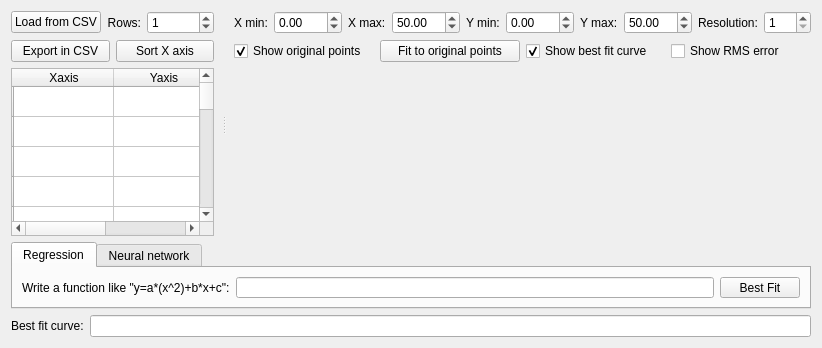
<?xml version="1.0" encoding="UTF-8"?>
<ui version="4.0">
 <class>centralWidget</class>
 <widget class="QWidget" name="centralWidget">
  <property name="geometry">
   <rect>
    <x>0</x>
    <y>0</y>
    <width>746</width>
    <height>348</height>
   </rect>
  </property>
  <layout class="QGridLayout" name="gridLayout">
   <item row="0" column="0">
    <widget class="QSplitter" name="splitter">
     <property name="orientation">
      <enum>Qt::Horizontal</enum>
     </property>
     <property name="handleWidth">
      <number>20</number>
     </property>
     <widget class="QWidget" name="">
      <layout class="QVBoxLayout" name="verticalLayout_2">
       <item>
        <layout class="QHBoxLayout" name="horizontalLayout_7">
         <item>
          <widget class="QPushButton" name="loadcsv">
           <property name="text">
            <string>Load from CSV</string>
           </property>
          </widget>
         </item>
         <item>
          <widget class="QLabel" name="label_10">
           <property name="layoutDirection">
            <enum>Qt::LeftToRight</enum>
           </property>
           <property name="text">
            <string>Rows:</string>
           </property>
           <property name="alignment">
            <set>Qt::AlignRight|Qt::AlignTrailing|Qt::AlignVCenter</set>
           </property>
          </widget>
         </item>
         <item>
          <widget class="QSpinBox" name="totalrows">
           <property name="minimum">
            <number>0</number>
           </property>
           <property name="maximum">
            <number>1000000000</number>
           </property>
           <property name="value">
            <number>1</number>
           </property>
          </widget>
         </item>
        </layout>
       </item>
       <item>
        <layout class="QHBoxLayout" name="horizontalLayout_4">
         <item>
          <widget class="QPushButton" name="exportcsv">
           <property name="text">
            <string>Export in CSV</string>
           </property>
          </widget>
         </item>
         <item>
          <widget class="QPushButton" name="sortxaxis">
           <property name="text">
            <string>Sort X axis</string>
           </property>
          </widget>
         </item>
        </layout>
       </item>
       <item>
        <widget class="QTableWidget" name="tableWidget">
         <row>
          <property name="text">
           <string/>
          </property>
         </row>
         <row>
          <property name="text">
           <string/>
          </property>
         </row>
         <row>
          <property name="text">
           <string/>
          </property>
         </row>
         <row>
          <property name="text">
           <string/>
          </property>
         </row>
         <row>
          <property name="text">
           <string/>
          </property>
         </row>
         <row>
          <property name="text">
           <string/>
          </property>
         </row>
         <row>
          <property name="text">
           <string/>
          </property>
         </row>
         <row>
          <property name="text">
           <string/>
          </property>
         </row>
         <row>
          <property name="text">
           <string/>
          </property>
         </row>
         <row>
          <property name="text">
           <string/>
          </property>
         </row>
         <row>
          <property name="text">
           <string/>
          </property>
         </row>
         <row>
          <property name="text">
           <string/>
          </property>
         </row>
         <row>
          <property name="text">
           <string/>
          </property>
         </row>
         <row>
          <property name="text">
           <string/>
          </property>
         </row>
         <row>
          <property name="text">
           <string/>
          </property>
         </row>
         <row>
          <property name="text">
           <string/>
          </property>
         </row>
         <row>
          <property name="text">
           <string/>
          </property>
         </row>
         <row>
          <property name="text">
           <string/>
          </property>
         </row>
         <row>
          <property name="text">
           <string/>
          </property>
         </row>
         <row>
          <property name="text">
           <string/>
          </property>
         </row>
         <row>
          <property name="text">
           <string/>
          </property>
         </row>
         <row>
          <property name="text">
           <string/>
          </property>
         </row>
         <row>
          <property name="text">
           <string/>
          </property>
         </row>
         <row>
          <property name="text">
           <string/>
          </property>
         </row>
         <row>
          <property name="text">
           <string/>
          </property>
         </row>
         <row>
          <property name="text">
           <string/>
          </property>
         </row>
         <row>
          <property name="text">
           <string/>
          </property>
         </row>
         <column>
          <property name="text">
           <string>Xaxis</string>
          </property>
         </column>
         <column>
          <property name="text">
           <string>Yaxis</string>
          </property>
         </column>
         <item row="0" column="0">
          <property name="text">
           <string/>
          </property>
         </item>
         <item row="0" column="1">
          <property name="text">
           <string/>
          </property>
         </item>
        </widget>
       </item>
      </layout>
     </widget>
     <widget class="QWidget" name="">
      <layout class="QVBoxLayout" name="verticalLayout">
       <item>
        <layout class="QHBoxLayout" name="horizontalLayout_2">
         <item>
          <widget class="QLabel" name="label_3">
           <property name="text">
            <string>X min:</string>
           </property>
          </widget>
         </item>
         <item>
          <widget class="QDoubleSpinBox" name="xmin">
           <property name="minimum">
            <double>-500.000000000000000</double>
           </property>
           <property name="maximum">
            <double>500.000000000000000</double>
           </property>
          </widget>
         </item>
         <item>
          <widget class="QLabel" name="label_4">
           <property name="text">
            <string>X max:</string>
           </property>
          </widget>
         </item>
         <item>
          <widget class="QDoubleSpinBox" name="xmax">
           <property name="minimum">
            <double>-500.000000000000000</double>
           </property>
           <property name="maximum">
            <double>500.000000000000000</double>
           </property>
           <property name="value">
            <double>50.000000000000000</double>
           </property>
          </widget>
         </item>
         <item>
          <widget class="QLabel" name="label_5">
           <property name="text">
            <string>Y min:</string>
           </property>
          </widget>
         </item>
         <item>
          <widget class="QDoubleSpinBox" name="ymin">
           <property name="minimum">
            <double>-500.000000000000000</double>
           </property>
           <property name="maximum">
            <double>500.000000000000000</double>
           </property>
          </widget>
         </item>
         <item>
          <widget class="QLabel" name="label_6">
           <property name="text">
            <string>Y max:</string>
           </property>
          </widget>
         </item>
         <item>
          <widget class="QDoubleSpinBox" name="ymax">
           <property name="minimum">
            <double>-500.000000000000000</double>
           </property>
           <property name="maximum">
            <double>500.000000000000000</double>
           </property>
           <property name="value">
            <double>50.000000000000000</double>
           </property>
          </widget>
         </item>
         <item>
          <widget class="QLabel" name="label_8">
           <property name="text">
            <string>Resolution:</string>
           </property>
          </widget>
         </item>
         <item>
          <widget class="QSpinBox" name="resolution">
           <property name="minimum">
            <number>1</number>
           </property>
           <property name="maximum">
            <number>100</number>
           </property>
           <property name="value">
            <number>1</number>
           </property>
          </widget>
         </item>
        </layout>
       </item>
       <item>
        <layout class="QHBoxLayout" name="horizontalLayout_3">
         <item>
          <widget class="QCheckBox" name="originalplot">
           <property name="text">
            <string>Show original points</string>
           </property>
           <property name="checked">
            <bool>true</bool>
           </property>
          </widget>
         </item>
         <item>
          <widget class="QPushButton" name="fittoorig">
           <property name="text">
            <string>Fit to original points</string>
           </property>
          </widget>
         </item>
         <item>
          <widget class="QCheckBox" name="fitplot">
           <property name="text">
            <string>Show best fit curve</string>
           </property>
           <property name="checked">
            <bool>true</bool>
           </property>
          </widget>
         </item>
         <item>
          <widget class="QCheckBox" name="showerror">
           <property name="text">
            <string>Show RMS error</string>
           </property>
          </widget>
         </item>
        </layout>
       </item>
       <item>
        <widget class="QCustomPlot" name="qcplotwidget" native="true"/>
       </item>
      </layout>
     </widget>
    </widget>
   </item>
   <item row="1" column="0">
    <widget class="QTabWidget" name="tabWidget">
     <property name="maximumSize">
      <size>
       <width>16777215</width>
       <height>67</height>
      </size>
     </property>
     <property name="currentIndex">
      <number>0</number>
     </property>
     <widget class="QWidget" name="tab">
      <attribute name="title">
       <string>Regression</string>
      </attribute>
      <layout class="QHBoxLayout" name="horizontalLayout_8">
       <item>
        <layout class="QHBoxLayout" name="horizontalLayout">
         <item>
          <widget class="QLabel" name="label">
           <property name="text">
            <string>Write a function like &quot;y=a*(x^2)+b*x+c&quot;:</string>
           </property>
          </widget>
         </item>
         <item>
          <widget class="QLineEdit" name="function"/>
         </item>
         <item>
          <widget class="QPushButton" name="pushButton">
           <property name="text">
            <string>Best Fit</string>
           </property>
          </widget>
         </item>
        </layout>
       </item>
      </layout>
     </widget>
     <widget class="QWidget" name="tab_2">
      <attribute name="title">
       <string>Neural network</string>
      </attribute>
      <layout class="QHBoxLayout" name="horizontalLayout_10">
       <item>
        <layout class="QHBoxLayout" name="horizontalLayout_9">
         <item>
          <widget class="QLabel" name="label_7">
           <property name="text">
            <string>Wanted line:</string>
           </property>
          </widget>
         </item>
         <item>
          <widget class="QComboBox" name="comboBox">
           <item>
            <property name="text">
             <string>y=m*x+q</string>
            </property>
           </item>
           <item>
            <property name="text">
             <string>y=a*(x^2)+b*x+c</string>
            </property>
           </item>
           <item>
            <property name="text">
             <string>y=a*(x^3)+b*(x^2)+c*x+d</string>
            </property>
           </item>
           <item>
            <property name="text">
             <string>y=a*(x^4)+b*(x^3)+c*(x^2)+d*x+e</string>
            </property>
           </item>
           <item>
            <property name="text">
             <string>y=a*(e^x)+c</string>
            </property>
           </item>
           <item>
            <property name="text">
             <string>y=a*ln(x)+c</string>
            </property>
           </item>
           <item>
            <property name="text">
             <string>y=(a/x)+b</string>
            </property>
           </item>
          </widget>
         </item>
         <item>
          <widget class="QLabel" name="label_9">
           <property name="text">
            <string>Iterations:</string>
           </property>
          </widget>
         </item>
         <item>
          <widget class="QDoubleSpinBox" name="maxIters">
           <property name="decimals">
            <number>0</number>
           </property>
           <property name="minimum">
            <double>1.000000000000000</double>
           </property>
           <property name="maximum">
            <double>1000000000.000000000000000</double>
           </property>
           <property name="value">
            <double>2000000.000000000000000</double>
           </property>
          </widget>
         </item>
         <item>
          <widget class="QCheckBox" name="backprop">
           <property name="text">
            <string>BackProp</string>
           </property>
           <property name="checked">
            <bool>true</bool>
           </property>
          </widget>
         </item>
         <item>
          <widget class="QCheckBox" name="genalg">
           <property name="text">
            <string>GenAlg</string>
           </property>
          </widget>
         </item>
         <item>
          <widget class="QPushButton" name="pushButton_2">
           <property name="text">
            <string>Best fit</string>
           </property>
          </widget>
         </item>
        </layout>
       </item>
      </layout>
     </widget>
    </widget>
   </item>
   <item row="2" column="0">
    <layout class="QHBoxLayout" name="horizontalLayout_5">
     <item>
      <widget class="QLabel" name="label_2">
       <property name="text">
        <string>Best fit curve:</string>
       </property>
      </widget>
     </item>
     <item>
      <widget class="QLineEdit" name="result"/>
     </item>
    </layout>
   </item>
  </layout>
 </widget>
 <customwidgets>
  <customwidget>
   <class>QCustomPlot</class>
   <extends>QWidget</extends>
   <header>qcustomplot/qcustomplot.h</header>
   <container>1</container>
  </customwidget>
 </customwidgets>
 <resources/>
 <connections/>
</ui>
